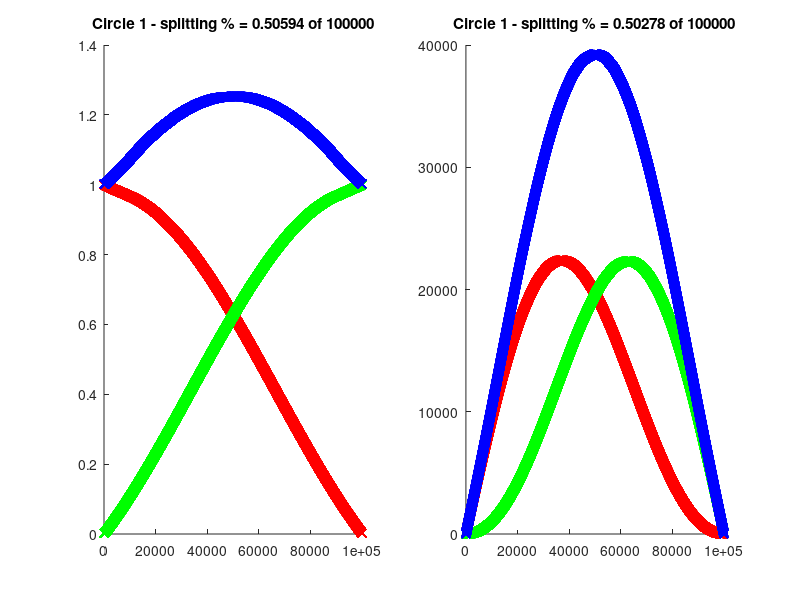
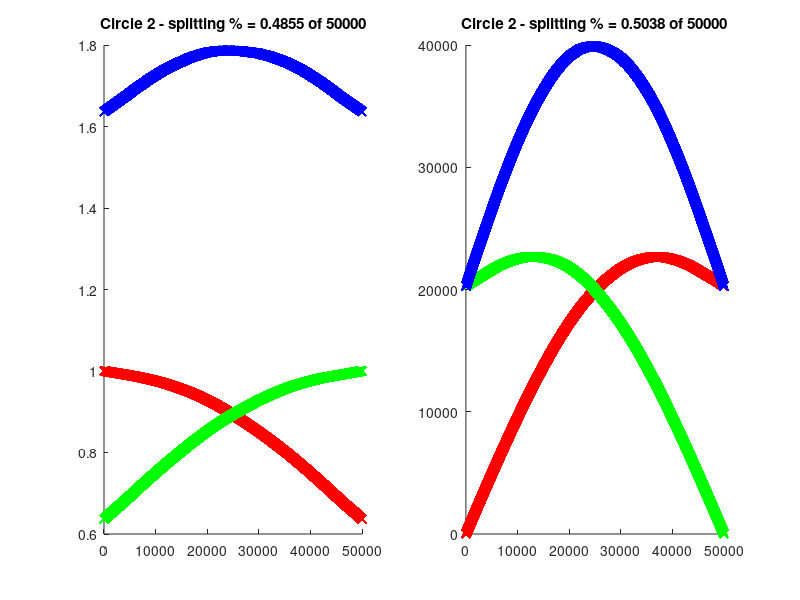
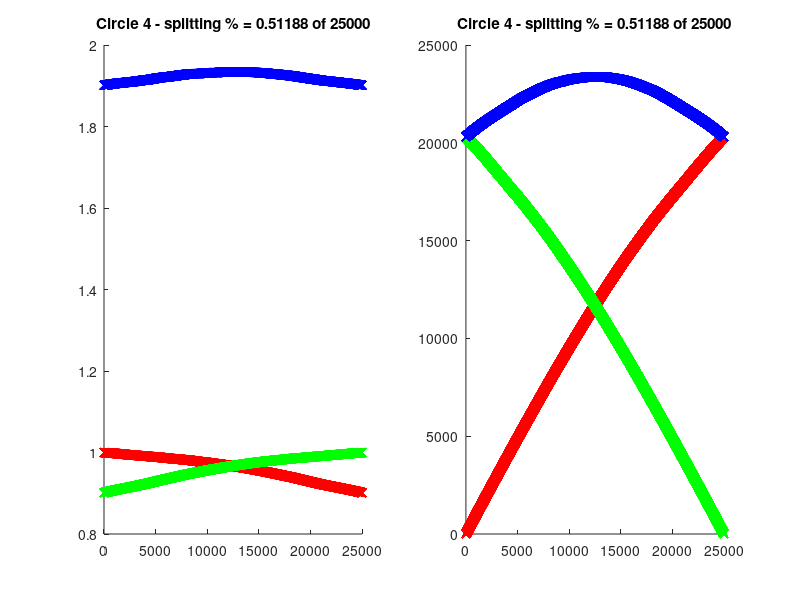
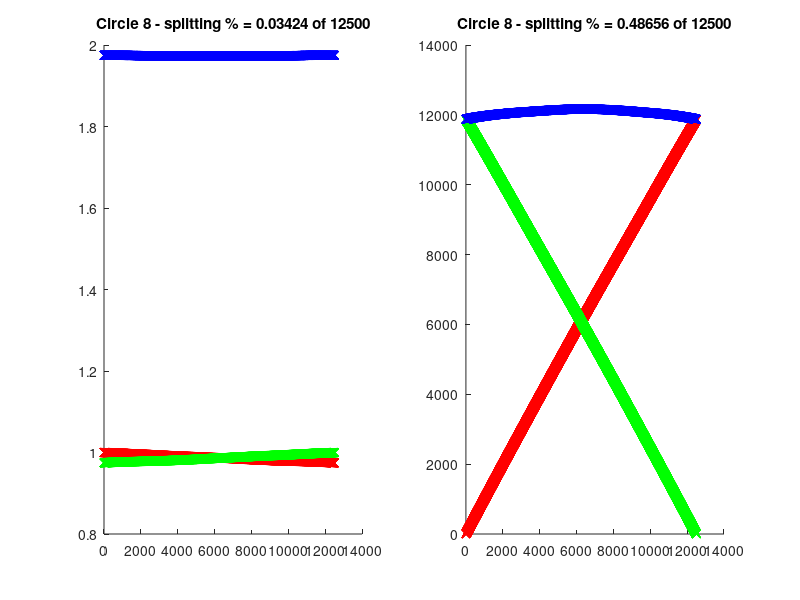

These charts were generated, in order, by the following MATLAB code: (Note: this script raises an error after producing the figures.)

for ii = 0:15
    circ = 2^ii;
    
    N = round(1e5 / circ);
    theta = sort(2*pi*rand(N,1) / circ);
    uv = complex(cos(theta), sin(theta));

    [dummy, uv_sort_idx] = sort(abs(angle(conj(uv(1)) * uv)) + pi*rand(N,1)/5);

    n_left = (1:N-1)';
    n_right = N - n_left;

    uv_cum = cumsum(uv(uv_sort_idx));
    %uv_cum = cumsum(uv);

    uv_sum_left = uv_cum(n_left,:);
    uv_sum_right = uv_cum(end,:)-uv_sum_left;

    % Compute left/right circular dispersions the add them - note that abs is
    % *much* slower because of computing the sqrt so we use the square of the
    % dispersions as a proxy measure

    %1
    d_left1 = abs(uv_sum_left) ./ n_left;
    d_right1 = abs(uv_sum_right) ./ n_right;

    %2
    d_left2 = (real(uv_sum_left).^2 + imag(uv_sum_left).^2) ./ n_left;
    d_right2 = (real(uv_sum_right).^2 + imag(uv_sum_right).^2) ./ n_right;
    
    [dummy split1] = max(d_left1 + d_right1);
    [dummy split2] = max(d_left2 + d_right2);
    %
    figure; 
    subplot(1,2,1); hold on;
    plot(1:N-1, d_left1, 'r-x');
    plot(1:N-1, d_right1, 'g-x');
    plot(1:N-1, d_left1+d_right1, 'b-x');
    title(['Circle ' num2str(circ) ' - splitting % = ' num2str(split1/N) ' of ' num2str(N)]);

    subplot(1,2,2); hold on;
    plot(1:N-1, d_left2, 'r-x');
    plot(1:N-1, d_right2, 'g-x');
    plot(1:N-1, d_left2+d_right2, 'b-x');
    title(['Circle ' num2str(circ) ' - splitting % = ' num2str(split2/N) ' of ' num2str(N)]);
end
%%
% theta = sort(2*pi*rand(1e5,1));
% uv = complex(cos(theta), sin(theta));
load C:\isbe\asymmetry_project\data\misc\reg_data1e5.mat y
uv = complex(cosd(2*y), sind(2*y));
for ii = 0:12 
    N = length(uv);
    if N < 10
        break;
    end

    %[dummy, uv_sort_idx] = sort(abs(angle(conj(uv(1)) * uv)));% + pi*rand(N,1)/5
    %uv_sort_idx = randperm(N);
    [dummy, uv_sort_idx] = sort(abs(angle(conj(uv(1)) * uv)));%
    
    n_left = (1:N-1)';
    n_right = N - n_left;

    uv_cum = cumsum(uv(uv_sort_idx));

    uv_sum_left = uv_cum(n_left,:);
    uv_sum_right = uv_cum(end,:)-uv_sum_left;

    % Compute left/right circular dispersions the add them - note that abs is
    % *much* slower because of computing the sqrt so we use the square of the
    % dispersions as a proxy measure

    %1
    d_left1 = abs(uv_sum_left) ./ n_left;
    d_right1 = abs(uv_sum_right) ./ n_right;
    %[dummy split1] = max(d_left1 + d_right1);
    d_diff1 = -abs(d_left1 - d_right1);
    [dummy split1] = max(d_diff1);
    
    %2
    d_left2 = (real(uv_sum_left).^2 + imag(uv_sum_left).^2) ./ n_left;
    d_right2 = (real(uv_sum_right).^2 + imag(uv_sum_right).^2) ./ n_right;
    %[dummy split2] = max(d_left2 + d_right2);
    %
    d_diff2 = -abs(d_left2 - d_right2);
    [dummy split2] = max(d_diff2);
    
    figure; 
    subplot(2,2,1); hold on;
    plot(1:N-1, d_left1, 'r-x');
    plot(1:N-1, d_right1, 'g-x');
    title(['Magntiudes: Level ' num2str(ii)]);

    subplot(2,2,2); hold on;
    plot(1:N-1, d_diff1, 'b-x');
    title(['Splitting % = ' num2str(split1/N) ' of ' num2str(N)]);

    subplot(2,2,3); hold on;
    plot(1:N-1, d_left2, 'r-x');
    plot(1:N-1, d_right2, 'g-x');
    title(['Sum of squares: Level ' num2str(ii)]);
    
    subplot(2,2,4); hold on;
    plot(1:N-1, d_diff2, 'b-x');
    title(['Splitting % = ' num2str(split2/N) ' of ' num2str(N)]);
    
    uv = uv(uv_sort_idx(1:split2));
end
%%
for kk = 1:5
    %load tree
    tree = u_load([random_forest.tree_root random_forest.tree_dir random_forest.trees{kk}]);
    figure; hold on; axis equal;
    colors = 'br';
    leaves = find(~tree.var);
    for ii = 1:length(leaves)
        %Get leaf node and score at this leaf
        curr_node = leaves(ii);
        x_hat = real(tree.class(curr_node)) / abs(tree.class(curr_node));
        y_hat = imag(tree.class(curr_node)) / abs(tree.class(curr_node));

        %For each leaf, follow the branch up through the tree to the root
        branch_lr = [];
        
        while(curr_node ~= 1)
            branch_lr(end+1) = rem(curr_node,2)+1; %#ok
            curr_node = tree.parent(curr_node);    
        end
        branch_length = length(branch_lr);
        for jj = 1:branch_length
            len = [branch_length - jj branch_length - jj + 1];
            plot(x_hat*len, y_hat*len, colors(branch_lr(jj)));
        end

    end
end
%%
forest_dir = 'Z:\data\line_orientation_rfs\';
lines_dir = 'C:\isbe\asymmetry_project\data\synthetic_lines\real512';
results_dir = 'C:\isbe\asymmetry_project\data\synthetic_lines\real512\results\';
figure;
a1 = subplot(1,2,1); hold on;
a2 = subplot(1,2,2); hold on;

rf_id = '243311';
rf = u_load([forest_dir rf_id '\random_forest.mat']);
rf.tree_root = forest_dir;
[ang_hist d_hist tree_means tree_medians] = forest_leaf_output(rf, 0);
errors = compute_image_orientation_errors(lines_dir, [results_dir rf_id]);
plot(a1, mean(abs(errors(:,1))), mean(tree_means), 'x');
plot(a2, mean(abs(errors(:,1))), mean(tree_medians), 'x');
figure;
subplot(1,2,1); bar(linspace(-pi/2, pi/2, 60), ang_hist); set(gca, 'xlim', [-pi/2 pi/2]);
subplot(1,2,2); bar(linspace(0, 1, 50), d_hist); set(gca, 'xlim', [0 1]);
title('Conjugate phase + magnitude, 3x3 windows');

rf_id = '243629';
rf = u_load([forest_dir rf_id '\random_forest.mat']);
rf.tree_root = forest_dir;
[ang_hist d_hist tree_means tree_medians] = forest_leaf_output(rf, 0);
errors = compute_image_orientation_errors(lines_dir, [results_dir rf_id]);
plot(a1, mean(abs(errors(:,1))), mean(tree_means), 'x');
plot(a2, mean(abs(errors(:,1))), mean(tree_medians), 'x');
figure;
subplot(1,2,1); bar(linspace(-pi/2, pi/2, 60), ang_hist); set(gca, 'xlim', [-pi/2 pi/2]);
subplot(1,2,2); bar(linspace(0, 1, 50), d_hist); set(gca, 'xlim', [0 1]);
title('Magnitude only, 3x3 windows');

rf_id = '243630';
rf = u_load([forest_dir rf_id '\random_forest.mat']);
rf.tree_root = forest_dir;
[ang_hist d_hist tree_means tree_medians] = forest_leaf_output(rf, 0);
errors = compute_image_orientation_errors(lines_dir, [results_dir rf_id]);
plot(a1, mean(abs(errors(:,1))), mean(tree_means), 'x');
plot(a2, mean(abs(errors(:,1))), mean(tree_medians), 'x');
figure;
subplot(1,2,1); bar(linspace(-pi/2, pi/2, 60), ang_hist); set(gca, 'xlim', [-pi/2 pi/2]);
subplot(1,2,2); bar(linspace(0, 1, 50), d_hist); set(gca, 'xlim', [0 1]);
title('Phase only, 3x3 windows');

rf_id = '286712';
rf = u_load([forest_dir rf_id '\random_forest.mat']);
rf.tree_root = forest_dir;
[ang_hist d_hist tree_means tree_medians] = forest_leaf_output(rf, 0);
errors = compute_image_orientation_errors(lines_dir, [results_dir rf_id]);
plot(a1, mean(abs(errors(:,1))), mean(tree_means), 'x');
plot(a2, mean(abs(errors(:,1))), mean(tree_medians), 'x');
figure;
subplot(1,2,1); bar(linspace(-pi/2, pi/2, 60), ang_hist); set(gca, 'xlim', [-pi/2 pi/2]);
subplot(1,2,2); bar(linspace(0, 1, 50), d_hist); set(gca, 'xlim', [0 1]);
title('Conjugate phase OR magnitude, 3x3 windows');

rf_id = '286713';
rf = u_load([forest_dir rf_id '\random_forest.mat']);
rf.tree_root = forest_dir;
[ang_hist d_hist tree_means tree_medians] = forest_leaf_output(rf, 0);
errors = compute_image_orientation_errors(lines_dir, [results_dir rf_id]);
plot(a1, mean(abs(errors(:,1))), mean(tree_means), 'x');
plot(a2, mean(abs(errors(:,1))), mean(tree_medians), 'x');
figure;
subplot(1,2,1); bar(linspace(-pi/2, pi/2, 60), ang_hist); set(gca, 'xlim', [-pi/2 pi/2]);
subplot(1,2,2); bar(linspace(0, 1, 50), d_hist); set(gca, 'xlim', [0 1]);
title('Magnitude only, 1x1 windows');

rf_id = '286714';
rf = u_load([forest_dir rf_id '\random_forest.mat']);
rf.tree_root = forest_dir;
[ang_hist d_hist tree_means tree_medians] = forest_leaf_output(rf, 0);
errors = compute_image_orientation_errors(lines_dir, [results_dir rf_id]);
plot(a1, mean(abs(errors(:,1))), mean(tree_means), 'x');
plot(a2, mean(abs(errors(:,1))), mean(tree_medians), 'x');
figure;
subplot(1,2,1); bar(linspace(-pi/2, pi/2, 60), ang_hist); set(gca, 'xlim', [-pi/2 pi/2]);
subplot(1,2,2); bar(linspace(0, 1, 50), d_hist); set(gca, 'xlim', [0 1]);
title('Phase only, 1x1 windows');

rf_id = '286715';
rf = u_load([forest_dir rf_id '\random_forest.mat']);
rf.tree_root = forest_dir;
[ang_hist d_hist tree_means tree_medians] = forest_leaf_output(rf, 0);
errors = compute_image_orientation_errors(lines_dir, [results_dir rf_id]);
plot(a1, mean(abs(errors(:,1))), mean(tree_means), 'x');
plot(a2, mean(abs(errors(:,1))), mean(tree_medians), 'x');
figure;
subplot(1,2,1); bar(linspace(-pi/2, pi/2, 60), ang_hist); set(gca, 'xlim', [-pi/2 pi/2]);
subplot(1,2,2); bar(linspace(0, 1, 50), d_hist); set(gca, 'xlim', [0 1]);
title('Conjugate phase + magnitude, 1x1 windows');

rf_id = '286716';
rf = u_load([forest_dir rf_id '\random_forest.mat']);
rf.tree_root = forest_dir;
[ang_hist d_hist tree_means tree_medians] = forest_leaf_output(rf, 0);
errors = compute_image_orientation_errors(lines_dir, [results_dir rf_id]);
plot(a1, mean(abs(errors(:,1))), mean(tree_means), 'x');
plot(a2, mean(abs(errors(:,1))), mean(tree_medians), 'x');
figure;
subplot(1,2,1); bar(linspace(-pi/2, pi/2, 60), ang_hist); set(gca, 'xlim', [-pi/2 pi/2]);
subplot(1,2,2); bar(linspace(0, 1, 50), d_hist); set(gca, 'xlim', [0 1]);
title('ICP phases, 3x3 windows');
%%
mkdir Z:\data\synthetic_lines\real512\masks\
for ii = 1:100
    s = load(['Z:\data\synthetic_lines\real512\labels\label' zerostr(ii,3) '.mat']);
    mask = s.label_centre & s.label == 1;
    save(['Z:\data\synthetic_lines\real512\masks\mask' zerostr(ii,3) '.mat'], 'mask');
end
%%

args.task_id = 1;
args.num_jobs = 100;
args.forest_dir = 'line_orientation_rfs';
args.mask_dir = 'synthetic_lines\real512\masks';
args.max_size = 512;
args.use_nag = 0;
tic;
classify_image_set('243311', 'synthetic_lines\real512', args);
toc;

    
